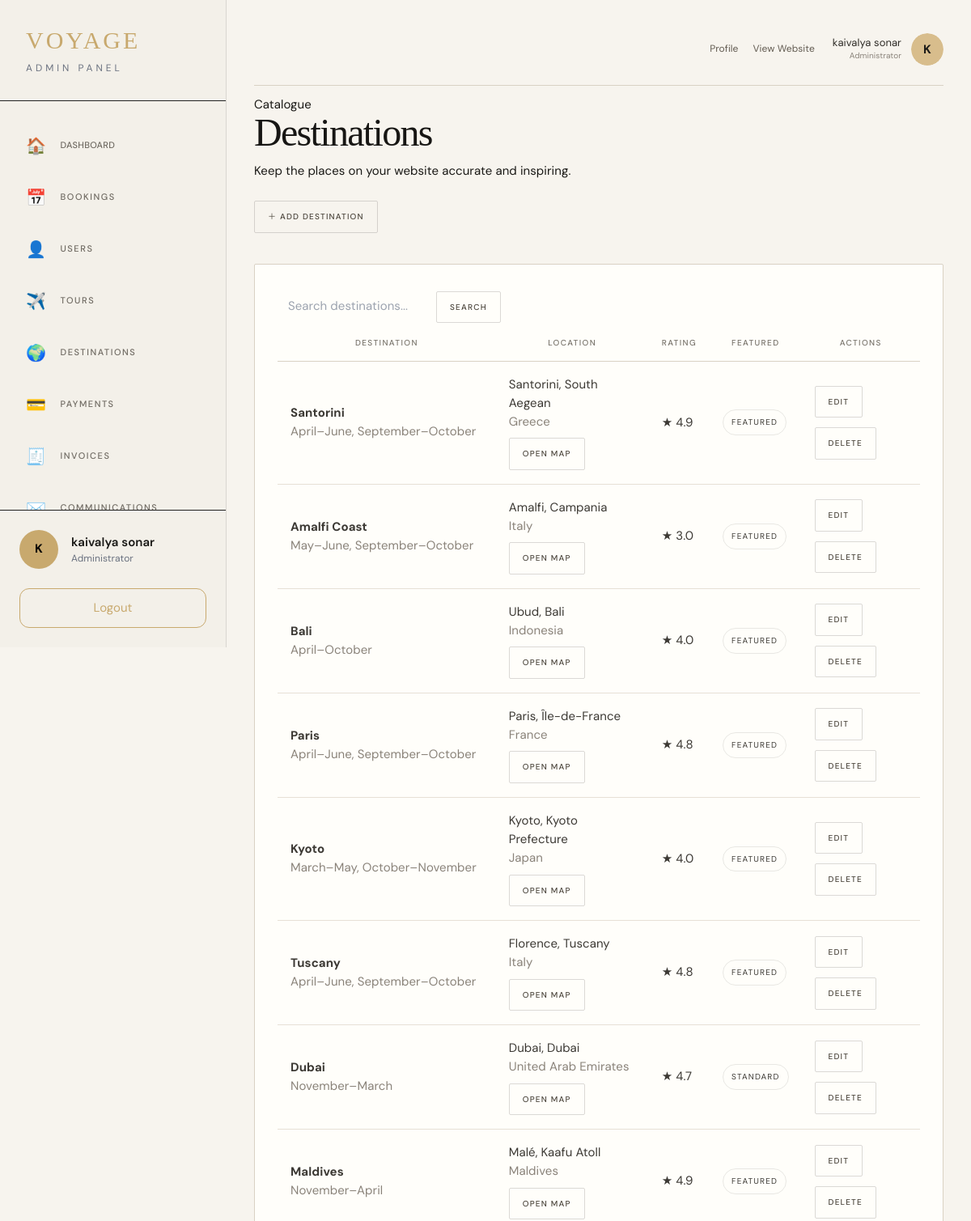
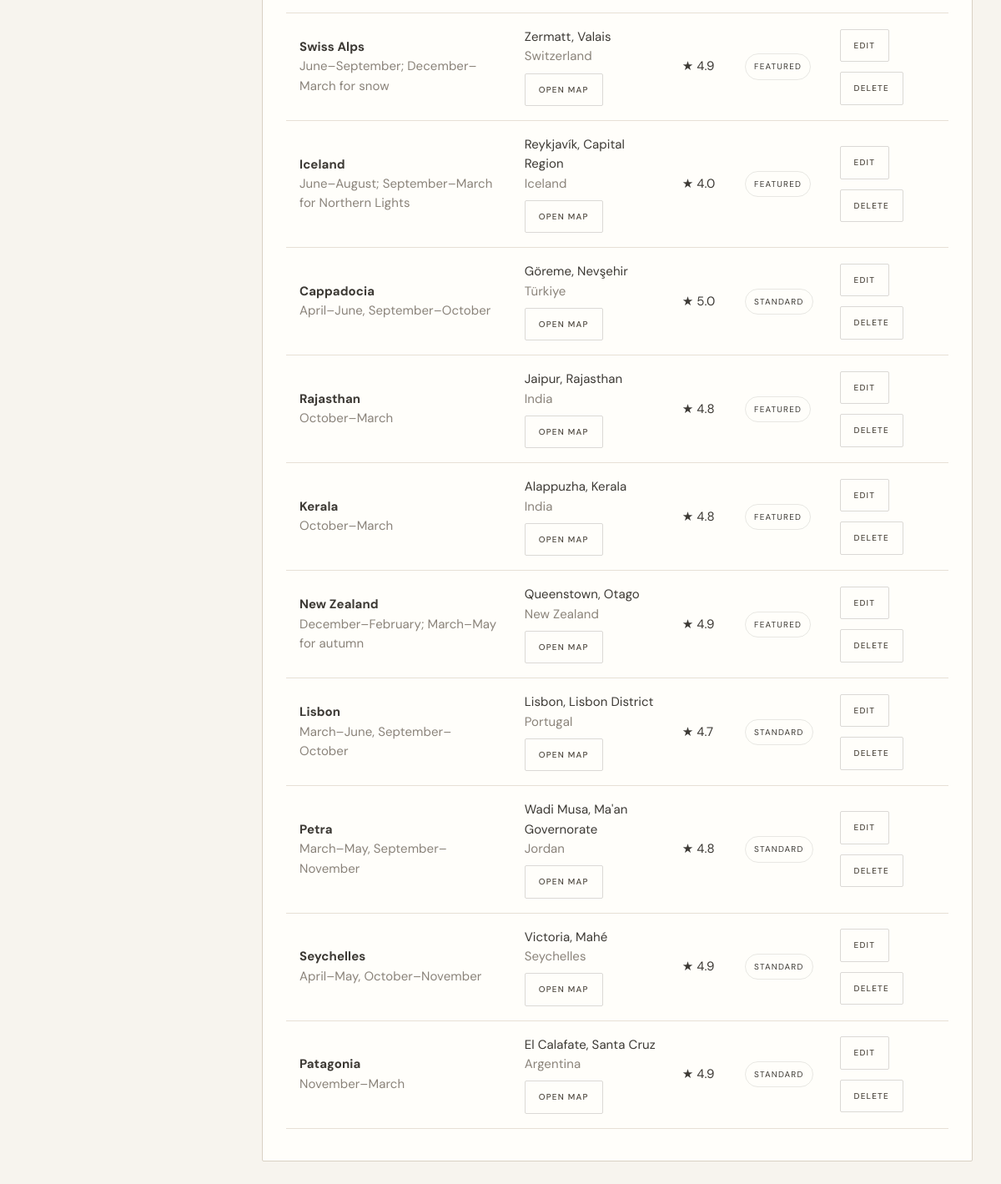
/dashboard/destinations/ (signed in), run on the app's committed database (2 pictures, top to bottom).
### apps/accounts/models.py (models this page shows, shortened)
class User(AbstractUser):
    phone = models.CharField(max_length=30, blank=True)
    profile_image = models.ImageField(upload_to='profiles/', blank=True, null=True)
    country = models.CharField(max_length=80, blank=True)
    is_verified = models.BooleanField(default=False)
    notification_emails = models.BooleanField(default=True)
    notification_sms = models.BooleanField(default=False)
    role = models.CharField(
        max_length=20,
        choices=ROLE_CHOICES,
        default='customer'
    )

### apps/core/models.py (models this page shows, shortened)
class Destination(models.Model):
    name = models.CharField(max_length=200)
    slug = models.SlugField(max_length=200, unique=True, blank=True, null=True)
    country = models.CharField(max_length=100)
    state = models.CharField(max_length=100, blank=True)
    city = models.CharField(max_length=100, blank=True)
    description = models.TextField(blank=True)
    hero_image = models.URLField(blank=True)
    image = models.ImageField(upload_to='destinations/', blank=True)
    image_url = models.URLField(blank=True)
    hover_image = models.ImageField(upload_to='destinations/hover/', blank=True)
    hover_image_url = models.URLField(blank=True)
    gallery = models.JSONField(blank=True, default=list)
    best_time_to_travel = models.CharField(max_length=100, blank=True)
    weather = models.CharField(max_length=200, blank=True)
    rating = models.DecimalField(max_digits=3, decimal_places=1, default=4.8)
    latitude = models.FloatField(blank=True, null=True)
    longitude = models.FloatField(blank=True, null=True)
    nearby_places = models.JSONField(blank=True, default=list)
    reviews = models.JSONField(blank=True, default=list)
    related_tours_text = models.TextField(blank=True)
    is_featured = models.BooleanField(default=False)
    order = models.IntegerField(default=0)
    class Meta:
        ordering = ['order']
    @property
    def current_rating(self):
        if not self.pk:
            return self.rating
        from apps.booking.models import Review
        from django.db.models import Avg
        live_rating = Review.objects.filter(
            booking__tour__destinations=self,
        ).aggregate(value=Avg('rating'))['value']
        return round(float(live_rating), 1) if live_rating is not None else self.rating

### apps/admin_panel/decorators.py (the view)
    @login_required
    def wrapper(request, *args, **kwargs):
        if not request.user.is_staff:
            raise PermissionDenied()
        return view_func(request, *args, **kwargs)

### apps/admin_panel/views.py (called while the page is built)
def _search(queryset, query, fields):
    if not query:
        return queryset
    lookup = Q()
    for field in fields:
        lookup |= Q(**{f"{field}__icontains": query})
    return queryset.filter(lookup)

@admin_required
def destinations(request):
    query = request.GET.get("q", "").strip()
    destination_list = _search(Destination.objects.all(), query, ["name", "country", "city", "state"])
    return render(request, "admin_panel/destinations.html", {"destinations": destination_list, "query": query})

### apps/core/context_processors.py (called while the page is built)
def site_settings(request):
    try:
        settings = SiteSettings.load()
    except Exception:
        settings = None
    return {'site_settings': settings}

def footer_destinations_processor(request):
    return {
        'footer_destinations': Destination.objects.all()[:5]
    }

### apps/core/models.py (called while the page is built)
    @classmethod
    def load(cls):
        obj, _ = cls.objects.get_or_create(pk=1)
        return obj

### templates/admin_panel/destinations.html
{% extends "admin_panel/layouts/base.html" %}{% block title %}Destinations{% endblock %}{% block content %}<div class="page-head"><div><div class="eyebrow">Catalogue</div><h1>Destinations</h1><p>Keep the places on your website accurate and inspiring.</p></div><a class="btn btn-gold" href="{% url 'admin_panel:destination_add' %}">＋ Add destination</a></div><div class="panel"><form class="toolbar"><input class="search" name="q" value="{{ query }}" placeholder="Search destinations..."><button class="btn btn-gold">Search</button></form><div class="table-wrap"><table class="data-table"><thead><tr><th>Destination</th><th>Location</th><th>Rating</th><th>Featured</th><th>Actions</th></tr></thead><tbody>{% for destination in destinations %}<tr><td><strong>{{ destination.name }}</strong><br><span class="muted">{{ destination.best_time_to_travel|default:"Best time not set" }}</span></td><td>{{ destination.city }}{% if destination.city and destination.state %}, {% endif %}{{ destination.state }}<br><span class="muted">{{ destination.country }}</span>{% if destination.latitude != None and destination.longitude != None %}<br><a class="btn btn-small map-link" href="https://www.google.com/maps/search/?api=1&amp;query={{ destination.latitude }},{{ destination.longitude }}" target="_blank" rel="noopener noreferrer">Open map</a>{% endif %}</td><td>★ {{ destination.current_rating }}</td><td>{% if destination.is_featured %}<span class="badge confirmed">Featured</span>{% else %}<span class="badge">Standard</span>{% endif %}</td><td><div class="actions"><a class="btn btn-small" href="{% url 'admin_panel:destination_edit' destination.pk %}">Edit</a><form method="post" action="{% url 'admin_panel:destination_delete' destination.pk %}" onsubmit="return confirm('Delete this destination?')">{% csrf_token %}<button class="btn btn-small btn-danger">Delete</button></form></div></td></tr>{% empty %}<tr><td colspan="5" class="empty">No destinations found.</td></tr>{% endfor %}</tbody></table></div></div>{% endblock %}

### templates/admin_panel/components/sidebar.html (shortened to what this page needs)
<aside
    class="sidebar fixed left-0 top-0 h-screen w-[280px] bg-[#111111] border-r border-[#2a2a2a] flex flex-col justify-between z-50">
    <div>
        <div class="px-8 py-8 border-b border-[#222]">
            <a href="{% url 'admin_panel:dashboard' %}">
                <h1 class="font-['Cinzel'] text-3xl text-[#C8A96E] tracking-widest">
                    VOYAGE
                </h1>
                <p class="text-xs text-gray-500 tracking-[4px] uppercase mt-2">
                    ADMIN PANEL
                </p>
            </a>
        </div>
        <nav class="mt-8 px-4 space-y-2">
            <a href="{% url 'admin_panel:dashboard' %}"
               class="group flex items-center gap-4 px-5 py-4 rounded-2xl transition-all duration-300 hover:bg-[#1b1b1b]">
                <span class="text-xl">🏠</span>
                <span class="tracking-wide">
                    Dashboard
                </span>
            </a>
            <a href="{% url 'admin_panel:bookings' %}"
               class="group flex items-center gap-4 px-5 py-4 rounded-2xl transition-all duration-300 hover:bg-[#1b1b1b]">
                <span class="text-xl">
                    📅
                </span>
                <span>
                    Bookings
                </span>
            </a>
            <a href="{% url 'admin_panel:users' %}"
               class="group flex items-center gap-4 px-5 py-4 rounded-2xl transition-all duration-300 hover:bg-[#1b1b1b]">
                <span class="text-xl">
                    👤
                </span>
                <span>
                    Users
                </span>
            </a>
            <a href="{% url 'admin_panel:tours' %}"
               class="group flex items-center gap-4 px-5 py-4 rounded-2xl transition-all duration-300 hover:bg-[#1b1b1b]">
                <span class="text-xl">
                    ✈️
                </span>
                <span>
                    Tours
                </span>
            </a>
            <a href="{% url 'admin_panel:destinations' %}"
               class="group flex items-center gap-4 px-5 py-4 rounded-2xl transition-all duration-300 hover:bg-[#1b1b1b]">
                <span class="text-xl">
                    🌍
                </span>
                <span>
                    Destinations
                </span>
            </a>
            <a href="{% url 'admin_panel:payments' %}"
               class="group flex items-center gap-4 px-5 py-4 rounded-2xl transition-all duration-300 hover:bg-[#1b1b1b]">
                <span class="text-xl">
                    💳
                </span>
                <span>
                    Payments
                </span>
            </a>
            <a href="{% url 'admin_panel:invoices' %}"
               class="group flex items-center gap-4 px-5 py-4 rounded-2xl transition-all duration-300 hover:bg-[#1b1b1b]">
                <span class="text-xl">
                    🧾
                </span>
                <span>
                    Invoices
                </span>
            </a>
            <a href="{% url 'admin_panel:communications' %}"
               class="group flex items-center gap-4 px-5 py-4 rounded-2xl transition-all duration-300 hover:bg-[#1b1b1b]">
                <span class="text-xl">✉️</span>
                <span>Communications</span>
            </a>
        </nav>
    </div>
    <div class="border-t border-[#222] p-6">
        <div class="flex items-center gap-4">
            {% if request.user.profile_image %}
                <img src="{{ request.user.profile_image.url }}"
                     class="w-12 h-12 rounded-full object-cover sidebar-avatar"
                     width="48"
                     height="48"
                     alt="">
            {% else %}
                <div class="w-12 h-12 rounded-full bg-[#C8A96E] flex items-center justify-center text-black font-bold">
                    {{ request.user.first_name|default:request.user.username|first|upper }}
                </div>
            {% endif %}
            <div>
                <h3 class="font-semibold">
                    {{ request.user.get_full_name|default:request.user.username }}
                </h3>
                <p class="text-xs text-gray-500">
                    Administrator
                </p>
            </div>
        </div>
        <button type="button"
           data-open-logout-confirmation
           class="mt-6 flex justify-center items-center w-full rounded-xl border border-[#C8A96E] py-3 text-[#C8A96E] hover:bg-[#C8A96E] hover:text-black transition duration-300">
            Logout
        </button>
    </div>
</aside>

### templates/admin_panel/components/topbar.html (shortened to what this page needs)
{% load static %}
<header class="admin-topbar">
    <div class="topbar-right">
        <nav class="admin-quick-links" aria-label="Account links">
            <a href="{% url 'accounts:profile' %}">Profile</a>
            <a href="/">View Website</a>
        </nav>
        <div class="admin-profile">
            <div class="profile-info">
                <span class="profile-name">
                    {{ request.user.get_full_name|default:request.user.username }}
                </span>
                <span class="profile-role">
                    Administrator
                </span>
            </div>
            <div class="profile-image">
                {% if request.user.profile_image %}
                    <img class="profile-avatar" src="{{ request.user.profile_image.url }}" alt="" width="40" height="40">
                {% else %}
                    <span class="profile-fallback-avatar">{{ request.user.first_name|default:request.user.username|first|upper }}</span>
                {% endif %}
            </div>
        </div>
    </div>
</header>

### static/css/custom.css (style rules this page uses)
* { margin: 0; padding: 0; box-sizing: border-box; }
html { -webkit-font-smoothing: antialiased; -moz-osx-font-smoothing: grayscale; }
body { overflow-x: hidden; }
.badge { display: inline-flex; align-items: center; gap: 0.5rem; padding: 0.85rem 1.1rem; border-radius: 999px; background: rgba(255,255,255,0.12); border: 1px solid rgba(255,255,255,0.18); font-size: 0.8rem; letter-spacing: 0.15em; text-transform: uppercase; }

### static/css/admin.css (style rules this page uses)
:root { --admin-gold:#c8a96e;--admin-bg:#0d0d0d;--admin-panel:#171717;--admin-line:rgba(255,255,255,.09);--admin-muted:#969696 }
body { background:radial-gradient(circle at 82% 0,#282116 0,transparent 32%),var(--admin-bg);color:#f7f4ee;font-family:"DM Sans",sans-serif }
.badge { display:inline-block;padding:7px 10px;border-radius:99px;background:#292929;border:1px solid rgba(255,255,255,.12);font-size:10px;letter-spacing:1px;text-transform:uppercase }
.btn { border:1px solid var(--admin-line);background:#1b1b1b;color:#f4f0e8;border-radius:9px;padding:10px 15px;cursor:pointer;font-size:13px }

### templates/admin_panel/layouts/base.html (style rules this page uses)
:root { --gold:#C8A96E; --gold-light:#E6C992; --bg:#0E0E0E; --card:#171717; --border:rgba(255,255,255,.06); --text:#ffffff; --muted:#9e9e9e; }
* { margin:0; padding:0; box-sizing:border-box; }
body { background:var(--bg); color:white; font-family:"DM Sans",sans-serif; overflow-x:hidden; }
a { text-decoration:none; color:inherit; }

### data on the page
User: user.first_name|first "K", user.get_full_name "kaivalya sonar"
Destination: name "Santorini", best_time_to_travel "April–June, September–October", city "Santorini", state "South Aegean", country "Greece", current_rating "4.9", is_featured "FEATURED"
Destination: name "Amalfi Coast", best_time_to_travel "May–June, September–October", city "Amalfi", state "Campania", country "Italy", current_rating "3.0", is_featured "FEATURED"
Destination: name "Bali", best_time_to_travel "April–October", city "Ubud", state "Bali", country "Indonesia", current_rating "4.0", is_featured "FEATURED"
Destination: name "Paris", best_time_to_travel "April–June, September–October", city "Paris", state "Île-de-France", country "France", current_rating "4.8", is_featured "FEATURED"
Destination: name "Kyoto", best_time_to_travel "March–May, October–November", city "Kyoto", state "Kyoto Prefecture", country "Japan", current_rating "4.0", is_featured "FEATURED"
Destination: name "Tuscany", best_time_to_travel "April–June, September–October", city "Florence", state "Tuscany", country "Italy", current_rating "4.8", is_featured "FEATURED"
Destination: name "Dubai", best_time_to_travel "November–March", city "Dubai", state "Dubai", country "United Arab Emirates", current_rating "4.7", is_featured "STANDARD"
Destination: name "Maldives", best_time_to_travel "November–April", city "Malé", state "Kaafu Atoll", country "Maldives", current_rating "4.9", is_featured "FEATURED"
Destination: name "Swiss Alps", best_time_to_travel "June–September; December–March for snow", city "Zermatt", state "Valais", country "Switzerland", current_rating "4.9", is_featured "FEATURED"
Destination: name "Iceland", best_time_to_travel "June–August; September–March for Northern Lights", city "Reykjavík", state "Capital Region", country "Iceland", current_rating "4.0", is_featured "FEATURED"
Destination: name "Cappadocia", best_time_to_travel "April–June, September–October", city "Göreme", state "Nevşehir", country "Türkiye", current_rating "5.0", is_featured "STANDARD"
Destination: name "Rajasthan", best_time_to_travel "October–March", city "Jaipur", state "Rajasthan", country "India", current_rating "4.8", is_featured "FEATURED"
Destination: name "Kerala", best_time_to_travel "October–March", city "Alappuzha", state "Kerala", country "India", current_rating "4.8", is_featured "FEATURED"
Destination: name "New Zealand", best_time_to_travel "December–February; March–May for autumn", city "Queenstown", state "Otago", country "New Zealand", current_rating "4.9", is_featured "FEATURED"
Destination: name "Lisbon", best_time_to_travel "March–June, September–October", city "Lisbon", state "Lisbon District", country "Portugal", current_rating "4.7", is_featured "STANDARD"
Destination: name "Petra", best_time_to_travel "March–May, September–November", city "Wadi Musa", state "Ma'an Governorate", country "Jordan", current_rating "4.8", is_featured "STANDARD"
Destination: name "Seychelles", best_time_to_travel "April–May, October–November", city "Victoria", state "Mahé", country "Seychelles", current_rating "4.9", is_featured "STANDARD"
Destination: name "Patagonia", best_time_to_travel "November–March", city "El Calafate", state "Santa Cruz", country "Argentina", current_rating "4.9", is_featured "STANDARD"
